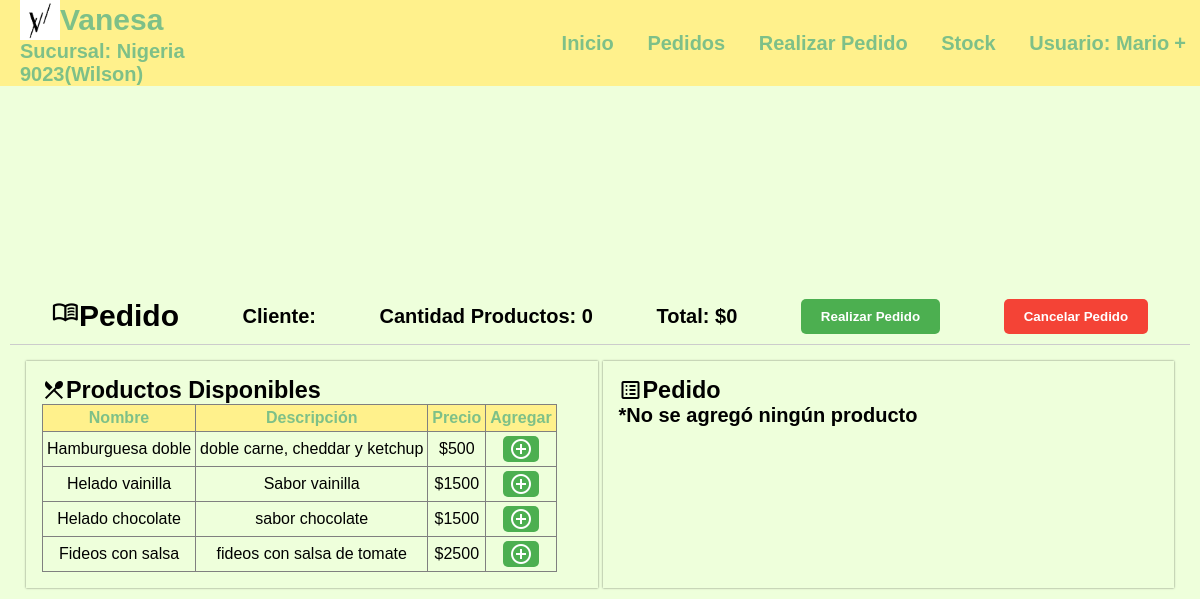
/Vistas/user/tomar_pedido.php (signed in), run on the app's committed database.
### tables this page shows
CREATE TABLE `infosucursal` (
  `id` int(11) NOT NULL,
  `nombre` varchar(30) NOT NULL,
  `logo` text NOT NULL,
  `bg_color` varchar(10) NOT NULL,
  `header_color` varchar(10) NOT NULL,
  `table_color` varchar(10) NOT NULL,
  `font` varchar(10) NOT NULL,
  `btn` varchar(10) NOT NULL,
  `aside` varchar(10) NOT NULL,
  `aside_btn` varchar(10) NOT NULL
);

CREATE TABLE `productos` (
  `Id_producto` varchar(30) NOT NULL,
  `Nombre` varchar(40) NOT NULL,
  `Descripcion` text NOT NULL,
  `Costo` int(25) NOT NULL,
  `ingredientes` text NOT NULL
);

CREATE TABLE `stock` (
  `Cod_producto` varchar(20) NOT NULL,
  `Nombre` text NOT NULL,
  `Cantidad` varchar(10) NOT NULL,
  `Cod_sucursal` int(11) NOT NULL,
  `unidad_medicion` text NOT NULL,
  `aviso` int(11) NOT NULL
);

### Modelos/consultas.php (called while the page is built, shortened)
<?php
	function view_tabla2($nombre){
		require'../../Modelos/conexion.php';
		$consulta = $conexion->prepare("SELECT * FROM $nombre");
		$consulta->execute();
		$datos = $consulta->fetchAll(PDO::FETCH_ASSOC);
		return $datos;
	}
?>

### Vistas/user/tomar_pedido.php (the view, shortened to what this page needs)
<?php
include 'header_user.php';
$nombre = filter_input(INPUT_GET, 'nom') ?? '';
$mesa = filter_input(INPUT_GET, 'mesa') ?? '';
$idPedido = filter_input(INPUT_GET, 'id', FILTER_VALIDATE_INT) ?? 0;
$sucursal = $_SESSION['Cod_sucursal'] ?? null;
$tablaProductos = view_tabla2("productos");
$tablaStock = view_tabla2("stock WHERE Cod_sucursal='" . htmlspecialchars($sucursal) . "'");
$tablaPedidoCliente = search_pedido($nombre, $mesa, $idPedido);
$cantPedido = 0;
$total = 0;
?>
<!DOCTYPE html>
<html lang="en">
<head>
    <link rel="stylesheet" href="../styles/style.css">
</head>
<body>
    <section class="menu">
        <div class="pedido">
            <div id="carrito" class="carrito">
                <h2><span class="material-symbols-outlined" style="font-size: 1.7rem;">menu_book</span> Pedido</h2>
                <p>Cliente: <b><?= htmlspecialchars($nombre) ?></b></p>
                <p>Cantidad Productos: <b><?= $cantPedido ?></b></p>
                <p>Total: <b>$<?= $total ?></b></p>
                <button class="buton-carrito-r" onclick="realizar_pedido(<?= htmlspecialchars($mesa) ?>, <?= $idPedido ?>, <?= htmlspecialchars($sucursal) ?>)">
                    <span class="buton-text">Realizar Pedido</span>
                </button>
                <button class="buton-carrito-c" onclick="eliminar_pedido(<?= $idPedido ?>, 'elPedido', <?= htmlspecialchars($sucursal) ?>)">
                    <span class="buton-text">Cancelar Pedido</span>
                </button>
            </div>
            <div class="pedido-menu">
                <div class="pedido-caja">
                    <h3><span class="material-symbols-outlined">restaurant_menu</span> Productos Disponibles</h3>
                    <table id="table" border="1">
                        <tr>
                            <th>Nombre</th>
                            <th>Descripción</th>
                            <th>Precio</th>
                            <th>Agregar</th>
                        </tr>
                        <?php foreach ($tablaProductos as $producto): ?>
                            <?php foreach ($tablaStock as $stock): ?>
                                <?php if ($producto['Nombre'] == $stock['Nombre'] && $stock['Cantidad'] > 0): ?>
                                    <tr>
                                        <td><?= htmlspecialchars($producto['Nombre']) ?></td>
                                        <td><?= htmlspecialchars($producto['Descripcion']) ?></td>
                                        <td>$<?= $producto['Costo'] ?></td>
                                        <td>
                                            <button class="buton-agregar" onclick="addPedido('<?= htmlspecialchars($producto['Nombre']) ?>', <?= htmlspecialchars($mesa) ?>, <?= $idPedido ?>, '<?= htmlspecialchars($nombre) ?>', <?= htmlspecialchars($sucursal) ?>)">
                                                <span class="material-symbols-outlined">add_circle</span>
                                            </button>
                                        </td>
                                    </tr>
                                <?php endif; ?>
                            <?php endforeach; ?>
                        <?php endforeach; ?>
                    </table>
                </div>
                <div class="pedido-caja">
                    <h3><span class="material-symbols-outlined">list_alt</span> Pedido</h3>
                    <?php if (!empty($tablaPedidoCliente)): ?>
                        <table id="table" border="1">
                            <tr>
                                <th>Nombre</th>
                                <th>Cantidad</th>
                                <th>Eliminar</th>
                            </tr>
                            <?php foreach ($tablaPedidoCliente as $pedido): ?>
                                <?php if ($pedido['cantidad'] > 0): ?>
                                    <tr>
                                        <td><?= htmlspecialchars($pedido['producto']) ?></td>
                                        <td><?= $pedido['cantidad'] ?></td>
                                        <td>
                                            <button class="buton-agregar" style="background-color: red;" onclick="eliminar_pedidoProducto(<?= $idPedido ?>, '<?= htmlspecialchars($pedido['producto']) ?>', 'elProducto')">
                                                <span class="material-symbols-outlined">delete</span>
                                            </button>
                                        </td>
                                    </tr>
                                <?php endif; ?>
                            <?php endforeach; ?>
                        </table>
                    <?php else: ?>
                        <h4>*No se agregó ningún producto</h4>
                    <?php endif; ?>
                </div>
            </div>
        </div>
    </section>
</body>
</html>

### Vistas/user/header_user.php (shortened to what this page needs)
<?php session_start(); require '../../Modelos/consultas.php'; $info=view_tabla2('infosucursal');?>
<nav id='menu'>
  <div style="display: flex;margin-left: 20px;width: 30%;flex-direction: column;">
    <div style="display: flex;align-items: center;">
      <img src="../imgs/logo.png" width="40" height="40">
      <h2 style="margin:0"><?= $info[0]['nombre'] ?></h2>
    </div>
    <h4 style="color: white;"><?= isset($_SESSION['sucursal']) ? 'Sucursal: '.$_SESSION['sucursal'] : ''; ?></h4>
  </div>
  <ul>
    <li><a href='index.php'>Inicio</a></li>
    <li><a href="cola_pedidos.php">Pedidos</a></li>
    <li><a href="menu_pedidos.php">Realizar Pedido</a></li>
    <li><a href="infoStock.php">Stock</a></li>
    <li><a class="dropdown-arrow">Usuario: <?= $_SESSION['usuario'] ?></a>
    </li>
  </ul>
</nav>

### Vistas/styles/style.css (style rules this page uses)
* { margin: 0; box-sizing: border-box; }
:root { --header-color:#fff18c; --bg-color:#eeffdb; --table-th-color:#fff18c; --header-font-color:#7ec088; --font-color:black; --aside-color:black; --button-color:#71dbd2; --aside-button-color:#4464AD; }
body { font-family: Arial, sans-serif; background-color: var(--bg-color); font-weight: bold; font-size: 20px; }
section { padding: 10px; height: 90%; }
.menu { display: flex; align-items: center; gap: 20px; flex-direction: column; justify-content: center; }
#table .material-symbols-outlined { cursor: pointer; border-radius: 4px; font-variation-settings: 'FILL' 0, 'wght' 400, 'GRAD' 0, 'opsz' 24 }
a { text-decoration: none; color: black; }
#table { border-collapse: collapse; text-align: center; }
#table th { padding: 4px; background: var(--table-th-color); color: var(--header-font-color); }
#table td { padding: 4px; }
.carrito { border-bottom: 1px solid #ccc; padding: 10px; position: sticky; top: 0; max-height: 180px; width: 100%; display: flex; justify-content: space-around; align-items: center; }
.carrito h2 { display: flex; }
.pedido { width: 100%; }
.pedido-menu { display:flex; padding:1rem; gap:5px; }
.pedido-caja { width:50%; padding:1rem; box-shadow: 0px 0px 2px 0px rgba(0, 0, 0, 0.5); overflow: hidden; }
.pedido-caja h3 { display: flex; align-items: center; }
button { color: white; font-weight: 600; border: none; cursor: pointer; border-radius: 5px; }
.buton-agregar { background-color: #4CAF50; }
.buton-carrito-r { background-color: #4CAF50; padding: 10px 20px; }
.buton-carrito-c { background-color: #f44336; padding: 10px 20px; }
#menu { position: sticky; top: 0px; display: flex; color: var(--header-font-color); align-items: center; background-color: var(--header-color); padding: 0; }
#menu h2 { display: flex; align-items: center; font-weight: 900; margin-left: 20px; gap:10px; }
#menu ul, #menu li { margin: 0 auto; padding: 0; list-style: none }
#menu ul { width: 100%; text-align: right; }
#menu li { display: inline-block; position: relative; }
#menu a { display: block; line-height: NaNpx; padding: 20px 14px; text-decoration: none; color: var(--header-font-color); font-size: <font style="vertical-align: inherit;"><font style="vertical-align: inherit;">16</font></font>px; }
#menu a.dropdown-arrow:after { content: "\002B"; margin-left: 5px; }
#menu > div:nth-child(1) > h4:nth-child(2) { color: #7ec088 !important; }

### data on the page
infosucursal: nombre "Vanesa"
productos: Nombre "Hamburguesa doble", Descripcion "doble carne, cheddar y ketchup", Costo "500"
productos: Nombre "Helado vainilla", Descripcion "Sabor vainilla", Costo "1500"
productos: Nombre "Helado chocolate", Descripcion "sabor chocolate", Costo "1500"
productos: Nombre "Fideos con salsa", Descripcion "fideos con salsa de tomate", Costo "2500"

### other printed values
$_SESSION['sucursal'] "Nigeria 9023(Wilson)"
$_SESSION['usuario'] "Mario"
$cantPedido "0"
$total "0"
